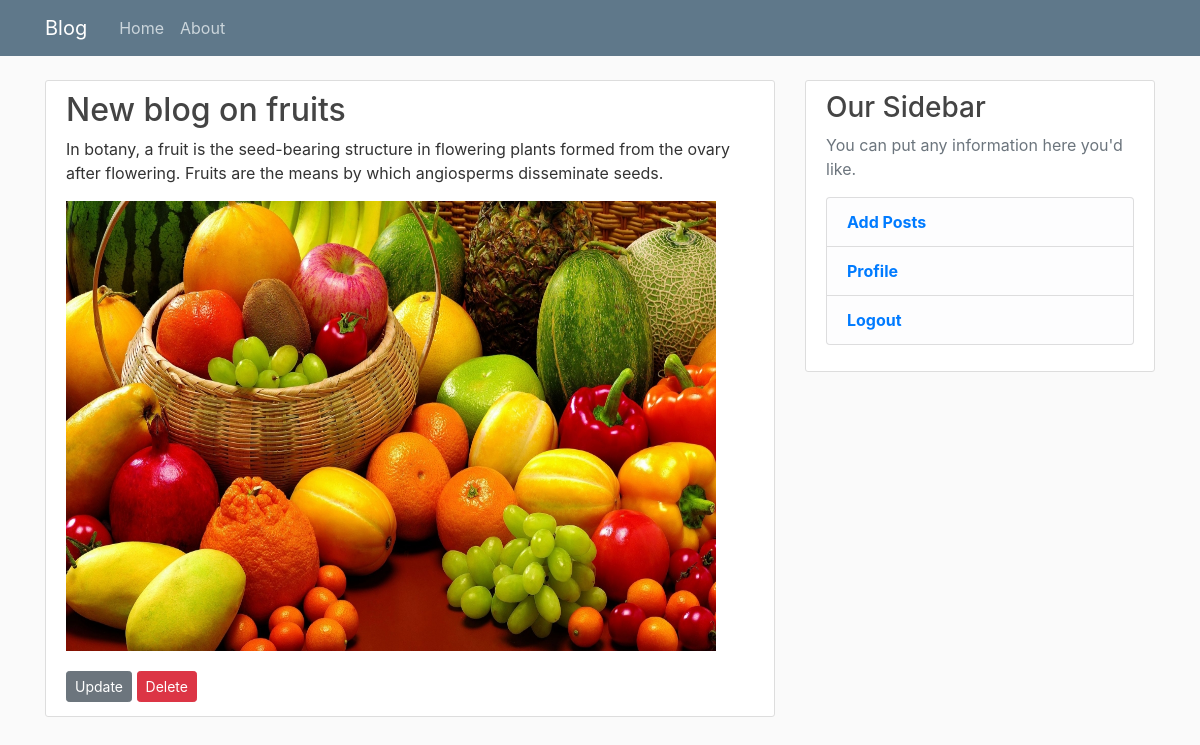
Page /BlogDetailView/29 (signed in) on the committed database.
### form/models.py (models this page shows, shortened)
class BlogData(models.Model):
	Title = models.CharField(max_length=200)
	Description = models.TextField()
	Image = models.ImageField(default='default.jpg',upload_to='blog_pics/')
	Hashtag = models.CharField(max_length=200)

### form/views.py (the view)
# urls.py: path('BlogDetailView/<id>', form_views.BlogDetailView,name='BlogDetailView'),
@login_required
def BlogDetailView(request,id):
	Blog_Object = BlogData.objects.get(id=id)
	return render(request,'form/ViewPostDetail.html',{ 'Blog_Object' : Blog_Object })

### form/templates/form/ViewPostDetail.html
{% extends "form/base.html" %}
{% block content %}
  <article class="media content-section">
    <div class="media-body">
      <h2 class="article-title">{{ Blog_Object.Title }}</h2>
      <p class="article-content">{{ Blog_Object.Description }}</p>
	  <p class="article-content"><img src="{{ Blog_Object.Image.url }}" width="650px" height='450px'></p>
	  <div>
            <a class="btn btn-secondary btn-sm mt-1 mb-1" href="{% url 'BlogUpdateView' id=Blog_Object.pk %}">Update</a>
            <a class="btn btn-danger btn-sm mt-1 mb-1" href="#">Delete</a>
          </div>
  </article>
{% endblock content %}

### form/static/form/main.css (style rules this page uses)
body { background: #fafafa; color: #333333; margin-top: 5rem; }
h1, h2, h3, h4, h5, h6 { color: #444444; }
.content-section { background: #ffffff; padding: 10px 20px; border: 1px solid #dddddd; border-radius: 3px; margin-bottom: 20px; }
.article-title { color: #444444; }
.article-content { white-space: pre-line; }

### rows in the picture
BlogData: Title "New blog on fruits", Description "In botany, a fruit is the seed-bearing structure in flowering plants formed from the ovary after flowering. Fruits are the means by which angiosperms disseminate seeds.", Image (picture)
